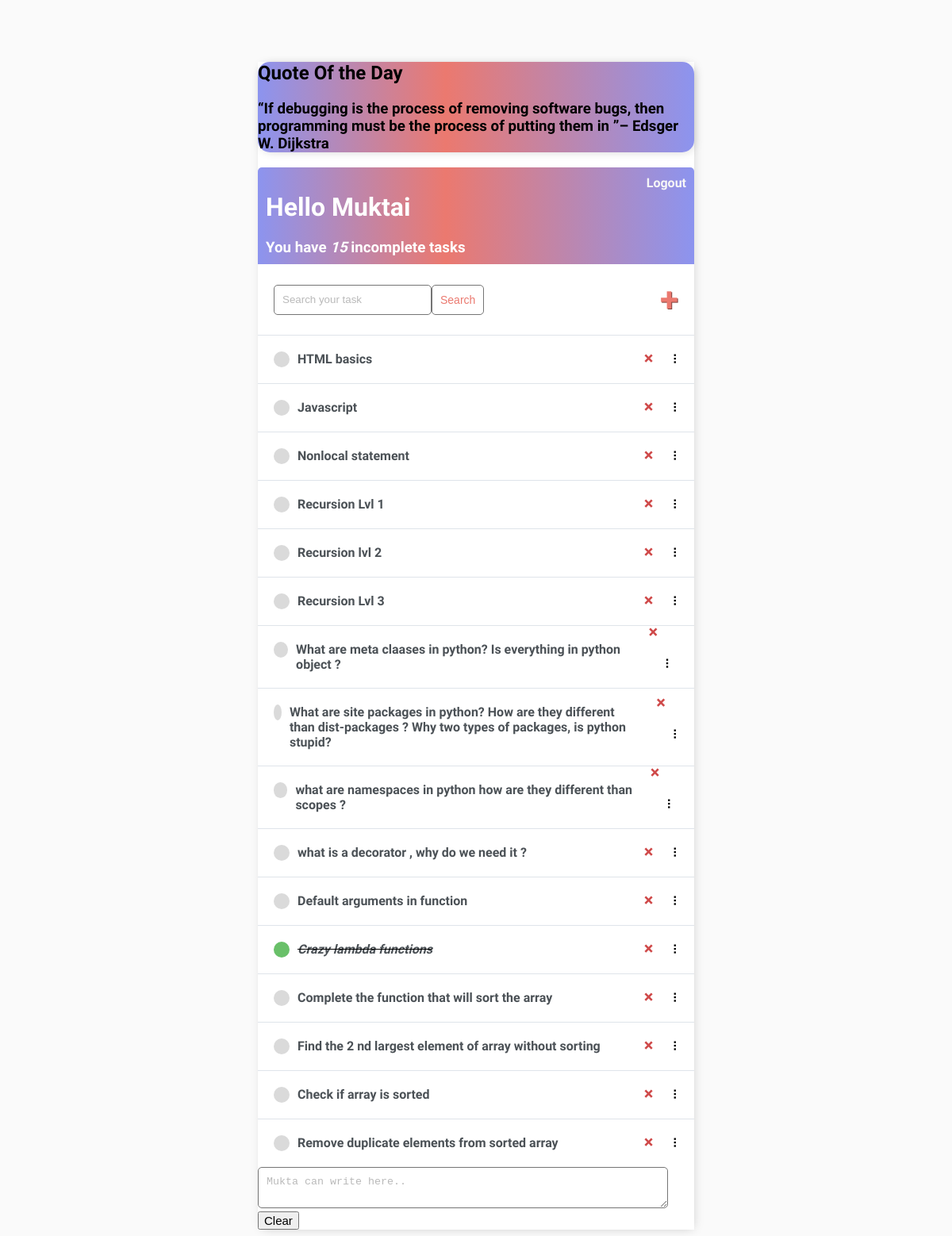
The page / (signed in) on the database as committed earlier.
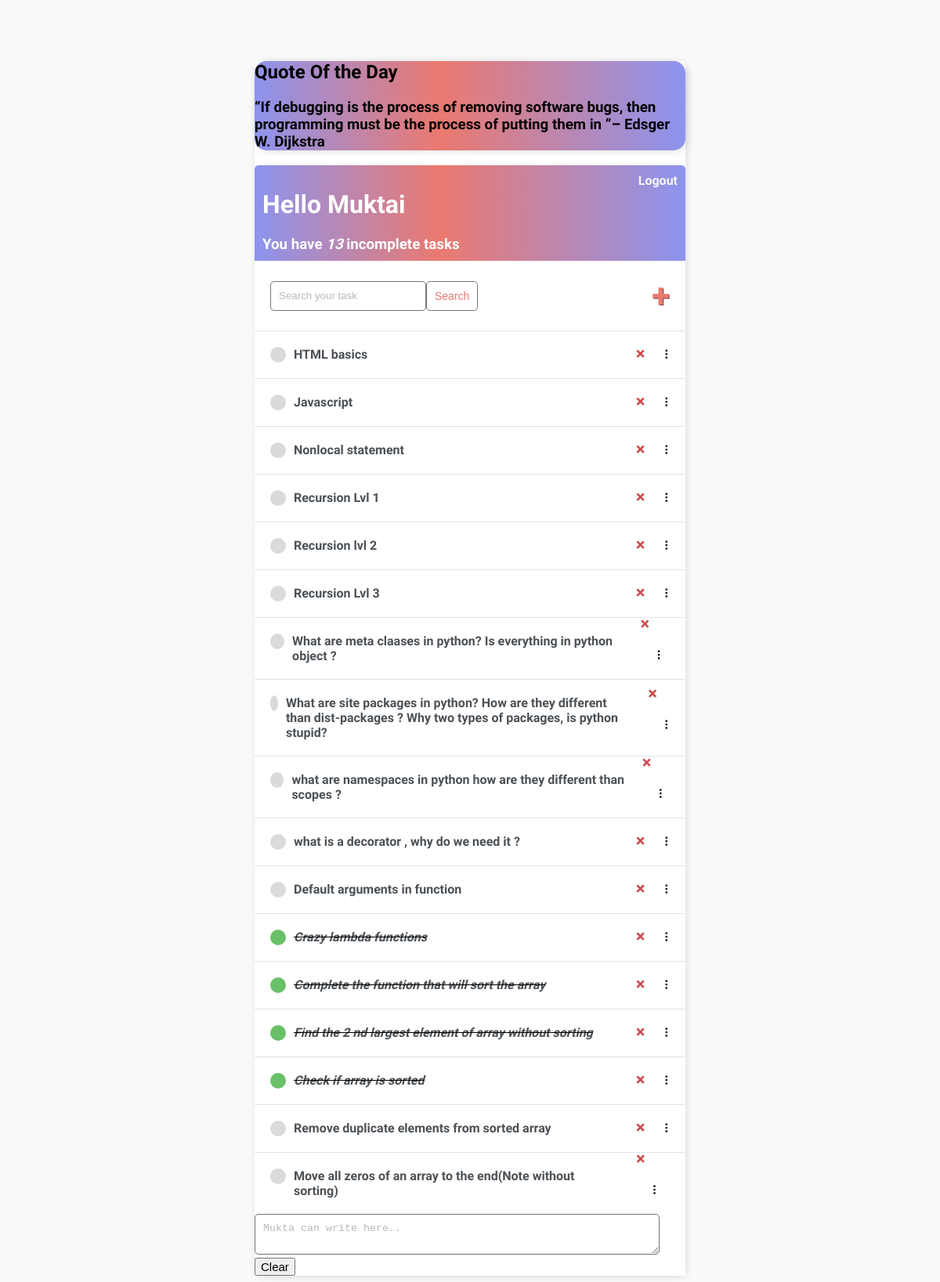
The same page on the database as committed later.
### base/models.py (models this page shows)
class Task(models.Model):
    user = models.ForeignKey(
        User, on_delete=models.CASCADE, null=True, blank=True)
    title = models.CharField(max_length=200)
    description = models.TextField(null=True, blank=True)
    complete = models.BooleanField(default=False)
    created = models.DateTimeField(auto_now_add=True)
    def __str__(self):
        return self.title
    class Meta:
        order_with_respect_to = 'user'

### base/views.py (the view)
# urls.py: path('', TaskList.as_view(), name='tasks'),
class TaskList(LoginRequiredMixin, ListView):
    model = Task
    context_object_name = 'tasks'
    def get_context_data(self, **kwargs):
        context = super().get_context_data(**kwargs)
        context['tasks'] = context['tasks'].filter(user=self.request.user)
        context['count'] = context['tasks'].filter(complete=False).count()
        search_input = self.request.GET.get('search-area') or ''
        if search_input:
            context['tasks'] = context['tasks'].filter(
                title__contains=search_input)
        context['search_input'] = search_input
        return context

### base/templates/base/task_list.html (shortened to what this page needs)
{% extends 'base/main.html' %} {% block content %}
<div class="container2">
    <h2>Quote Of the Day</h2>
    <h3><q>If debugging is the process of removing software bugs, then programming must be the process of putting them in
</q>– Edsger W. Dijkstra</h3>
</div>
<div class="header-bar">
    <div>
        <h1>Hello {{request.user|title}}</h1>
        <h3 style="margin:0">You have <i>{{count}}</i> incomplete task{{ count|pluralize:"s" }}</h3>
    </div>
    {% if request.user.is_authenticated %}
    <a href="{% url 'logout' %}">Logout</a> {% else %}
    <a href="{% url 'login' %}">Login</a> {% endif %}
</div>
<div id="search-add-wrapper">
    <form method="GET" style="display: flex;">
        <input type='text' name='search-area' placeholder="Search your task" value="{{search_input}}">
        <input class="button" type="submit" value='Search'>
    </form>
    {% if tasks|length > 0 %}
    <a id="add-link" href="{% url 'task-create' %}">&#x2b;</a>
    {% endif %}
</div>
<div id="tasklist" class="task-items-wrapper">
    {% for task in tasks %}
    <div class="task-wrapper" data-position="{{task.pk}}">
        <div class="task-title">
            {% if task.complete %}
            <div class="task-complete-icon"></div>
            <i><s><a href="{% url 'task-update' task.id %}">{{task}}</a></s></i> {% else %}
            <div class="task-incomplete-icon"></div>
            <a href="{% url 'task-update' task.id %}">{{task}}</a> {% endif %}
        </div>
        <div class="task-controls">
            <a class="delete-link" href="{% url 'task-delete' task.id %}">&#215;</a>
            <span class="handle">&nbsp;&#10247;</span>
        </div>
    </div>
    {% empty %}
    <div style="text-align: center; padding-bottom: 10px; line-height: 1em;">
        <h3>No new tasks are created.</h3>
        <h3>Create a <a style="text-decoration: none; color: #e53935;" href="{% url 'task-create' %}">New task</a> ! </h3>
    </div>
    {% endfor %}
</div>
<textarea id="area"  placeholder="Mukta can write here.." >
</textarea>
<button style="font-size: 15px; "  onclick="localStorage.removeItem('area');area.value=''">Clear</button>
{% endblock content %}

### base/templates/base/main.html (shortened to what this page needs)
<!DOCTYPE html>
<html lang="en">
<head>
</head>
<body>
    <div class="container">
        {% block content %} {% endblock content %}
    </div>
</body>
</html>

### base/templates/base/main.html (style rules this page uses)
body { background-color: #FAFAFA; font-family: 'Nunito', sans-serif; padding-top: 50px; }
h1, h2, h3, h4, h5, h6, { font-family: 'Raleway', sans-serif; }
a, p { color: #4b5156 }
a { font-weight: 600; }
.container { max-width: 550px; margin: auto; background-color: #fff; -webkit-box-shadow: 2px 2px 13px -4px rgba(0, 0, 0, 0.21); box-shadow: 2px 2px 13px -4px rgba(0, 0, 0, 0.21); }
.container2 { max-width: 550px; margin: auto; background: linear-gradient(90deg, #8c94ef 0%, #EB796F 43%, #8c94ef 100%); -webkit-box-shadow: 2px 2px 13px -4px rgba(0, 0, 0, 0.21); box-shadow: 2px 2px 13px -4px rgba(0, 0, 0, 0.21); border-radius: 15px; }
input { outline: none; border: none; }
.header-bar { display: flex; justify-content: space-between; color: #fff; padding: 10px; border-radius: 5px 5px 0 0; background: linear-gradient(90deg, #8c94ef 0%, #EB796F 43%, #8c94ef 100%); }
.header-bar a { color: rgb(247, 247, 247); text-decoration: none; }
.task-wrapper { display: flex; align-items: center; justify-content: space-between; background-color: #fff; border-top: 1px solid #dfe4ea; overflow: hidden; }
.task-title { display: flex; padding: 20px; }
.task-title a { text-decoration: none; color: #4b5156; margin-left: 10px; }
.task-complete-icon { height: 20px; width: 20px; background-color: rgb(105, 192, 105); border-radius: 50%; }
.task-incomplete-icon { height: 20px; width: 20px; background-color: rgb(218, 218, 218); border-radius: 50%; }
.delete-link { text-decoration: none; font-weight: 900; color: #cf4949; font-size: 22px; line-height: 0; padding: 20px 0px; }
.handle { display: inline-block; padding: 20px 16px; cursor: grab; user-select: none; }
.handle:after, .handle:before { display: block; content: ""; }
#add-link { color: #EB796F; text-decoration: none; font-size: 42px; text-shadow: 1px 1px #81413b; }
#search-add-wrapper { display: flex; justify-content: space-between; align-items: center; padding: 20px; }
input[type=text], input[type=password], textarea { border: 1px solid #757575; border-radius: 5px; padding: 10px; width: 90%; }
::placeholder { font-weight: 300; opacity: 0.5; }
.button { border: 1px solid #757575; background-color: #FFF; color: #EB796F; padding: 10px; font-size: 14px; border-radius: 5px; cursor: pointer; text-decoration: none; }

Rows that differ between the two databases and show on the page:
changed Task "Complete the function that will sort the array": complete False → True (drawn)
changed Task "Find the 2 nd largest element of array without sorting": complete False → True (drawn)
changed Task "Check if array is sorted": complete False → True (drawn)
added Task: title "Move all zeros of an array to the end(Note without sorting)"
Other text that changed with them:
{{ count }}: "15" → "13"
